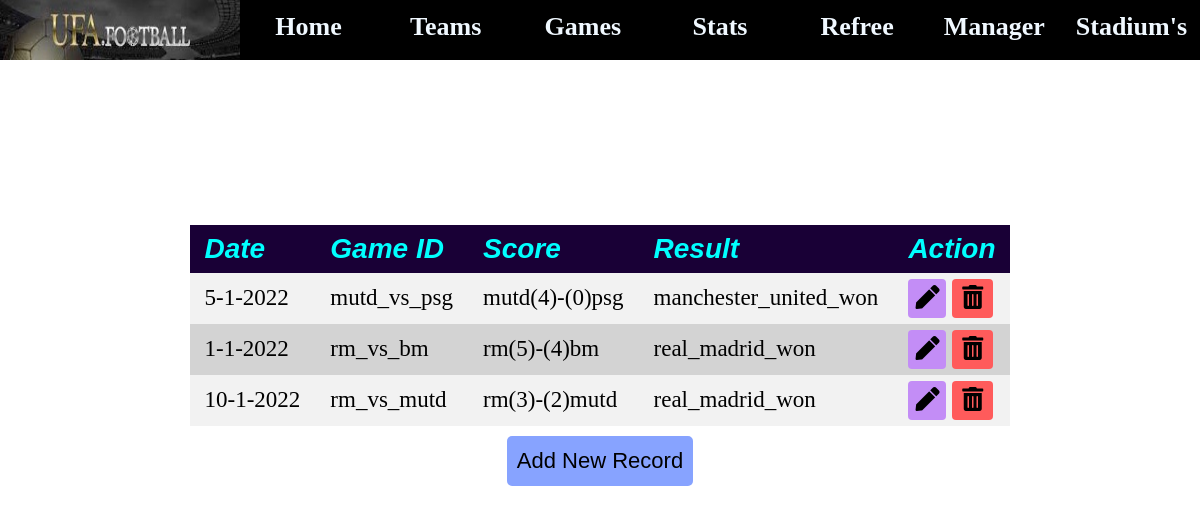
The page /game/games.php on the database its author committed.
### tables this page shows
CREATE TABLE `game` (
  `date` varchar(20) DEFAULT NULL,
  `game_id` varchar(20) NOT NULL,
  `score` varchar(30) DEFAULT NULL,
  `result` varchar(30) DEFAULT NULL
);

### game/games.php (the view, shortened to what this page needs)
<?php
include_once('../db.php');
?>
<!DOCTYPE html>
<html>
<head>
  <link rel="stylesheet" type="text/css" href="../style.css">
  <link rel="stylesheet" type="text/css" href="../navbar.css">
  <link rel="stylesheet" href="https://cdnjs.cloudflare.com/ajax/libs/font-awesome/5.15.3/css/all.min.css" />
  <link rel="stylesheet" href="https://cdnjs.cloudflare.com/ajax/libs/font-awesome/4.7.0/css/font-awesome.min.css" />
</head>
<body>
  <main>
    <nav class="navbar">
      <div class="img_div">
      </div>
      <div class="ls_div">
        <a href="../index.php" class="links">
          <div>Home</div>
        </a>
        <a href="../teams/team.php" class="links">
          <div>Teams</div>
        </a>
        <a href="./games.php" class="links">
          <div>Games</div>
        </a>
        <a href="../players/stats.php" class="links">
          <div>Stats</div>
        </a>
        <a href="../Refree/refree.php" class="links">
          <div>Refree</div>
        </a>
        <a href="../manager/mangr.php" class="links">
          <div>Manager</div>
        </a>
        <a href="../stadium/stad.php" class="links">
          <div>Stadium's</div>
        </a>
      </div>
    </nav>
    <div class="container">
      <table>
        <tr>
          <th>
            Date
          </th>
          <th>
            Game ID
          </th>
          <th>
            Score
          </th>
          <th>
            Result
          </th>
          <th>
            Action
          </th>
        </tr>
        <?php
        $res = $conn->query("select date,game_id,score,result from game;");
        while ($row = $res->fetch_object()) {
          echo "
        <tr>
        <td>
        " . $row->date . "
        </td>
        <td>
        " . $row->game_id . "
        </td>
        <td>
        " . $row->score . "
        </td>
        <td>
        " . $row->result . "
        </td>
        <td>
        <a class=\"edit\" href=\"em_edit.php?edit=$row->game_id\"><i style='font-size:24px' class='fas'>&#xf304;</i></a>
        <a class=\"delete\" href=\"process.php?delete=$row->game_id\"><i style='font-size:24px' class='fas'>&#xf2ed;</i></a>
        </td>
        </tr>";
        } ?>
      </table>
      <div><button class="new_btn"><a href="gm_form.php">Add New Record</a></button></div>
    </div>
  </main>
</body>
</html>

### style.css (style rules this page uses)
* { margin: 0; padding: 0; }
body { background-image: url(./images/football.jpg); min-height: 100vh; background-size: 100% 100%; background-position: center; }
main { display: flex; flex-direction: column; width: 100%; height: 100%; }
.container { height: calc(100vh - 80px); display: grid; align-content: center; justify-content: center; }
table { border-collapse: collapse; height: fit-content; width: fit-content; text-align: center; }
th, td { text-align: left; padding: 8px 15px; font-size: 23px; }
th { background-color: rgb(25, 0, 54); color: aqua; font-size: 28px; font-style: italic; font-family: "Franklin Gothic Medium", "Arial Narrow", Arial, sans-serif; }
td { height: 35px; }
tr:nth-child(even) { background-color: #f2f2f2; }
tr:nth-child(odd) { background-color: lightgrey; }

### navbar.css (style rules this page uses)
* { padding: 0; margin: 0; }
.navbar { display: grid; grid-template-columns: 20% 80%; height: 60px; width: 100%; background-color: rgb(0, 0, 0); color: aliceblue; position: fixed; z-index: 1; }
.img_div { background-image: url(./images/logo.jpeg); background-size: 100% 100%; background-position: center; }
.ls_div { display: grid; grid-template-columns: repeat(7, 1fr); }
.links { text-align: center; font-size: 26px; font-weight: bold; font-family: "Times New Roman", Times, serif; padding-top: 12px; cursor: pointer; }
a, a:hover, a:focus, a:active { text-decoration: none; color: inherit; }
.edit { padding: 7px; background-color: rgb(195, 141, 246); border-radius: 4px; }
.delete { padding: 7px 10px; background-color: rgb(255, 91, 91); border-radius: 4px; }
.new_btn { height: 50px; border-radius: 5px; font-size: 22px; margin: 10px; display: block; margin-left: auto; margin-right: auto; padding: 5px 10px; background-color: rgb(135, 163, 255); border: none; cursor: pointer; }

### rows shown on the page
game: date "5-1-2022", game_id "mutd_vs_psg", score "mutd(4)-(0)psg", result "manchester_united_won"
game: date "1-1-2022", game_id "rm_vs_bm", score "rm(5)-(4)bm", result "real_madrid_won"
game: date "10-1-2022", game_id "rm_vs_mutd", score "rm(3)-(2)mutd", result "real_madrid_won"
